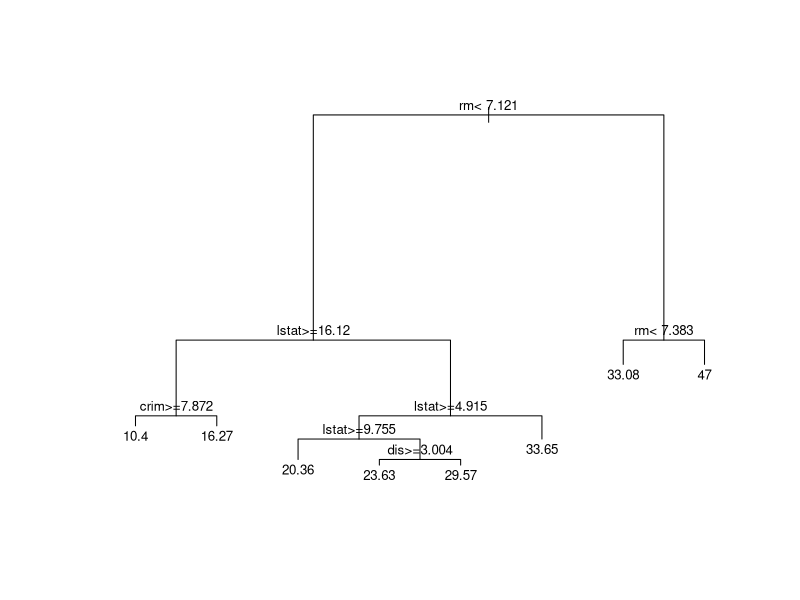
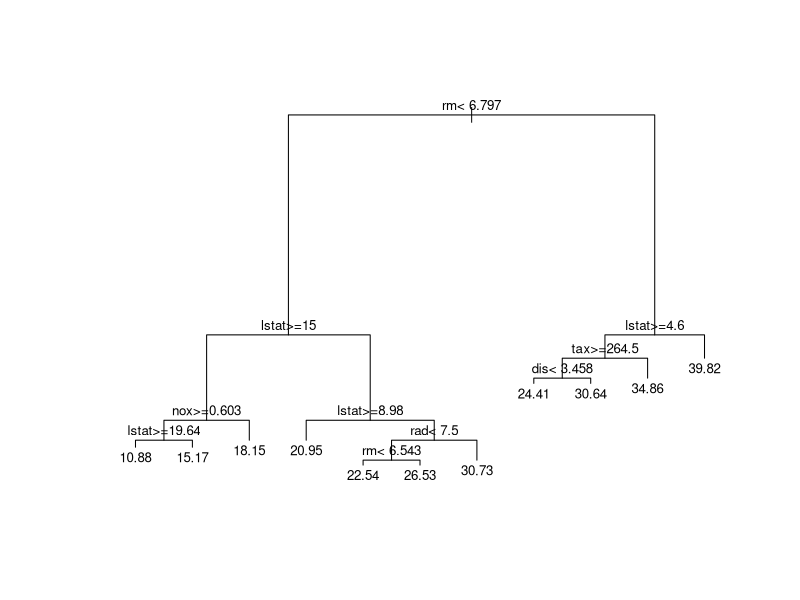

Here is the R script that generated these plots, in order:
## ---- chunk 1
knitr::opts_chunk$set(echo = TRUE)
## ---- chunk 2
# Instability of trees...
library(rpart)
data(Boston, package='MASS')
set.seed(654321)
n <- nrow(Boston)
ii <- sample(n, floor(n/2))
dat.t1 <- Boston[ -ii, ]
bos.t1 <- rpart(medv ~ ., data=dat.t1, method='anova')
plot(bos.t1, uniform=FALSE, margin=0.05)
text(bos.t1, pretty=TRUE, cex=.8)
## ---- chunk 3
dat.t2 <- Boston[ ii, ]
bos.t2 <- rpart(medv ~ ., data=dat.t2, method='anova')
plot(bos.t2, uniform=FALSE, margin=0.05)
text(bos.t2, pretty=TRUE, cex=.8)
## ---- chunk 4
# bos.lmf <- lm(medv ~ ., data=Boston)
bos.lm1 <- lm(medv ~ ., data=dat.t1)
bos.lm2 <- lm(medv ~ ., data=dat.t2)
cbind(round(coef(bos.lm1),2),
round(coef(bos.lm2),2))
## ---- chunk 5
set.seed(123456)
n <- nrow(Boston)
ii <- sample(n, floor(n/4))
dat.te <- Boston[ ii, ]
dat.tr <- Boston[ -ii, ]
